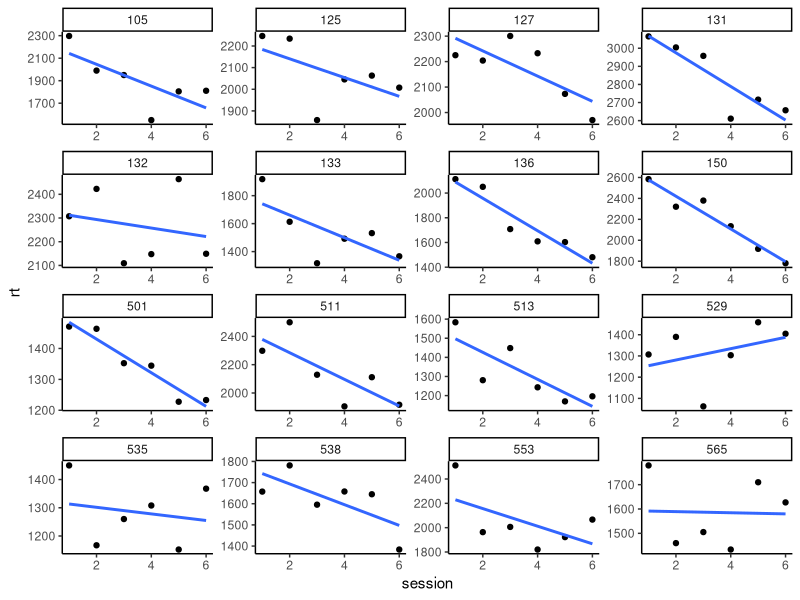

This chart was generated by the following R code:
library(ggplot2)

library(nlme)
library(glmmTMB)


data <- read.csv("Hoffman_Chap.6-Quadratic growth model.csv")
data$PersonID <- factor(data$PersonID)
head(data)


set.seed(42)
data |> 
  subset(PersonID %in% sample(levels(PersonID), 16)) |> 
  ggplot(aes(session, rt)) +
  geom_point() +
  stat_smooth(method = "lm", se = FALSE) +
  facet_wrap(~ PersonID, scales = "free") +
  theme_classic()
# Can you see the auto-correlation?


# Standard model ---------------------------

m1a <- lme(rt ~ session,
           random = ~ session | PersonID,
           method = "REML",
           data = data)
summary(m1a)

# Or:
m1b <- glmmTMB(rt ~ session + (session | PersonID),
               REML = TRUE,
               data = data)
summary(m1b)


# Autocorrelation ---------------------------

m2a <- lme(rt ~ session, 
           random = ~ session | PersonID,
           correlation = corAR1(form = ~ session | PersonID),
           method = "REML",
           data = data)
anova(m2a, m1a)

summary(m2a)


# AR1 parameter:
m2a[["modelStruct"]][["corStruct"]]
# Positive := residuals tend to be similar session-to-session.
# (See if you can see it in the plot)


# OR
# https://cran.r-project.org/web/packages/glmmTMB/vignettes/covstruct.html
m2b <- glmmTMB(rt ~ session + (session | PersonID) +
                 ar1(0 + factor(session) | PersonID),
               dispformula = ~ 0, 
               REML = TRUE,
               data = data)
summary(m2b)
VarCorr(m2b)
